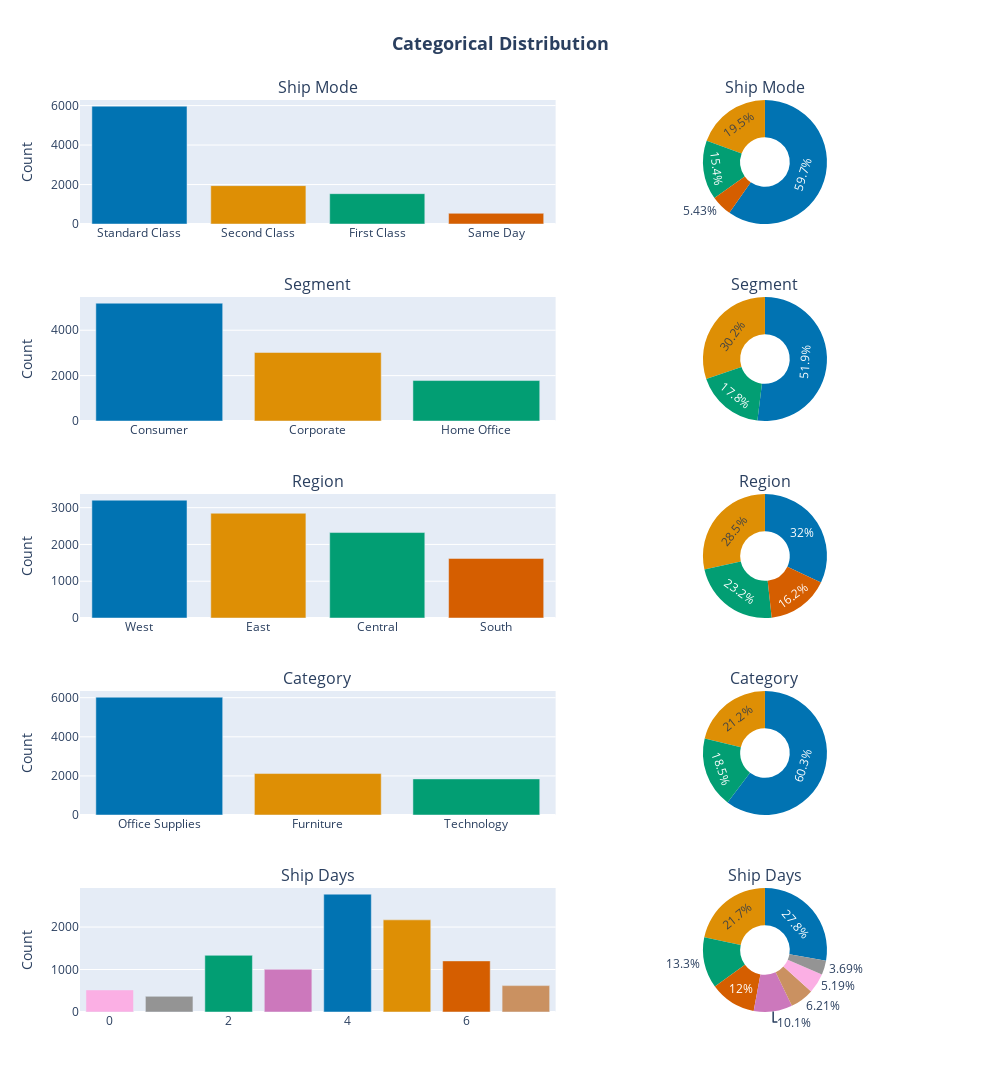

Notebook cell for this chart:
### Code cell
cols = ['ship_mode', 'segment', 'region', 'category', 'ship_days']

fig = make_subplots(
    rows=len(cols),
    cols=2,
    column_widths=[0.65, 0.35],
    specs=[[{"type": "xy"}, {"type": "domain"}] for _ in cols],
    subplot_titles=['Ship Mode', 'Ship Mode', 'Segment', 'Segment', 'Region', 'Region', 'Category', 'Category', 'Ship Days', 'Ship Days'],
    vertical_spacing=0.08
)

for i, col in enumerate(cols, start=1):
    vc = df[col].value_counts()
    pct = vc / vc.sum() * 100

    # 🎨 Colorblind palette cho RIÊNG feature này
    colors = sns.color_palette("colorblind", n_colors=len(vc)).as_hex()

    # LEFT: Bar
    fig.add_trace(
        go.Bar(
            x=vc.index,
            y=vc.values,
            marker=dict(color=colors),
            hovertemplate=(
                f"<b>{col}</b><br>" +
                "Value: %{x}<br>" +
                "Count: %{y}<extra></extra>"
            )
        ),
        row=i,
        col=1
    )

    # RIGHT: Pie (dùng lại đúng colors đó)
    fig.add_trace(
        go.Pie(
            labels=vc.index,
            values=pct.values,
            hole=0.4,
            marker=dict(colors=colors),
            textinfo='percent',
            hovertemplate=(
                f"<b>{col}</b><br>" +
                "Value: %{label}<br>" +
                "Percent: %{value:.1f}%<extra></extra>"
            )
        ),
        row=i,
        col=2
    )

fig.update_layout(
    title=dict(
        text='Categorical Distribution',
        x=0.5,
        font=dict(size=18, weight='bold')
    ),
    height=300 * len(cols),
    width=1000,
    showlegend=False
)
fig.update_xaxes(title_font = dict(size=10), tickfont=dict(size=12))
fig.update_yaxes(title_font = dict(size=10), tickfont=dict(size=12), title='Count')
fig.show()

### Figure 1 — Plotly figure (JSON) as saved in the notebook; plotly's stock layout.template omitted (floating-point values rounded to 4 significant figures)
{"data": [{"hovertemplate": "<b>ship_mode</b><br>Value: %{x}<br>Count: %{y}<extra></extra>", "marker": {"color": ["#0173b2", "#de8f05", "#029e73", "#d55e00"]}, "type": "bar", "x": ["Standard Class", "Second Class", "First Class", "Same Day"], "xaxis": "x", "y": [5968, 1945, 1538, 543], "yaxis": "y"}, {"domain": {"x": [0.685, 1], "y": [0.864, 1.0]}, "hole": 0.4, "hovertemplate": "<b>ship_mode</b><br>Value: %{label}<br>Percent: %{value:.1f}%<extra></extra>", "labels": ["Standard Class", "Second Class", "First Class", "Same Day"], "marker": {"colors": ["#0173b2", "#de8f05", "#029e73", "#d55e00"]}, "textinfo": "percent", "type": "pie", "values": [59.72, 19.46, 15.39, 5.433]}, {"hovertemplate": "<b>segment</b><br>Value: %{x}<br>Count: %{y}<extra></extra>", "marker": {"color": ["#0173b2", "#de8f05", "#029e73"]}, "type": "bar", "x": ["Consumer", "Corporate", "Home Office"], "xaxis": "x2", "y": [5191, 3020, 1783], "yaxis": "y2"}, {"domain": {"x": [0.685, 1], "y": [0.648, 0.784]}, "hole": 0.4, "hovertemplate": "<b>segment</b><br>Value: %{label}<br>Percent: %{value:.1f}%<extra></extra>", "labels": ["Consumer", "Corporate", "Home Office"], "marker": {"colors": ["#0173b2", "#de8f05", "#029e73"]}, "textinfo": "percent", "type": "pie", "values": [51.94, 30.22, 17.84]}, {"hovertemplate": "<b>region</b><br>Value: %{x}<br>Count: %{y}<extra></extra>", "marker": {"color": ["#0173b2", "#de8f05", "#029e73", "#d55e00"]}, "type": "bar", "x": ["West", "East", "Central", "South"], "xaxis": "x3", "y": [3203, 2848, 2323, 1620], "yaxis": "y3"}, {"domain": {"x": [0.685, 1], "y": [0.432, 0.568]}, "hole": 0.4, "hovertemplate": "<b>region</b><br>Value: %{label}<br>Percent: %{value:.1f}%<extra></extra>", "labels": ["West", "East", "Central", "South"], "marker": {"colors": ["#0173b2", "#de8f05", "#029e73", "#d55e00"]}, "textinfo": "percent", "type": "pie", "values": [32.05, 28.5, 23.24, 16.21]}, {"hovertemplate": "<b>category</b><br>Value: %{x}<br>Count: %{y}<extra></extra>", "marker": {"color": ["#0173b2", "#de8f05", "#029e73"]}, "type": "bar", "x": ["Office Supplies", "Furniture", "Technology"], "xaxis": "x4", "y": [6026, 2121, 1847], "yaxis": "y4"}, {"domain": {"x": [0.685, 1], "y": [0.216, 0.352]}, "hole": 0.4, "hovertemplate": "<b>category</b><br>Value: %{label}<br>Percent: %{value:.1f}%<extra></extra>", "labels": ["Office Supplies", "Furniture", "Technology"], "marker": {"colors": ["#0173b2", "#de8f05", "#029e73"]}, "textinfo": "percent", "type": "pie", "values": [60.3, 21.22, 18.48]}, {"hovertemplate": "<b>ship_days</b><br>Value: %{x}<br>Count: %{y}<extra></extra>", "marker": {"color": ["#0173b2", "#de8f05", "#029e73", "#d55e00", "#cc78bc", "#ca9161", "#fbafe4", "#949494"]}, "type": "bar", "x": [4, 5, 2, 6, 3, 7, 0, 1], "xaxis": "x5", "y": [2774, 2169, 1334, 1203, 1005, 621, 519, 369], "yaxis": "y5"}, {"domain": {"x": [0.685, 1], "y": [0, 0.136]}, "hole": 0.4, "hovertemplate": "<b>ship_days</b><br>Value: %{label}<br>Percent: %{value:.1f}%<extra></extra>", "labels": [4, 5, 2, 6, 3, 7, 0, 1], "marker": {"colors": ["#0173b2", "#de8f05", "#029e73", "#d55e00", "#cc78bc", "#ca9161", "#fbafe4", "#949494"]}, "textinfo": "percent", "type": "pie", "values": [27.76, 21.7, 13.35, 12.04, 10.06, 6.214, 5.193, 3.692]}], "layout": {"annotations": [{"font": {"size": 16}, "showarrow": false, "text": "Ship Mode", "x": 0.2925, "xanchor": "center", "xref": "paper", "y": 1.0, "yanchor": "bottom", "yref": "paper"}, {"font": {"size": 16}, "showarrow": false, "text": "Ship Mode", "x": 0.8425, "xanchor": "center", "xref": "paper", "y": 1.0, "yanchor": "bottom", "yref": "paper"}, {"font": {"size": 16}, "showarrow": false, "text": "Segment", "x": 0.2925, "xanchor": "center", "xref": "paper", "y": 0.784, "yanchor": "bottom", "yref": "paper"}, {"font": {"size": 16}, "showarrow": false, "text": "Segment", "x": 0.8425, "xanchor": "center", "xref": "paper", "y": 0.784, "yanchor": "bottom", "yref": "paper"}, {"font": {"size": 16}, "showarrow": false, "text": "Region", "x": 0.2925, "xanchor": "center", "xref": "paper", "y": 0.568, "yanchor": "bottom", "yref": "paper"}, {"font": {"size": 16}, "showarrow": false, "text": "Region", "x": 0.8425, "xanchor": "center", "xref": "paper", "y": 0.568, "yanchor": "bottom", "yref": "paper"}, {"font": {"size": 16}, "showarrow": false, "text": "Category", "x": 0.2925, "xanchor": "center", "xref": "paper", "y": 0.352, "yanchor": "bottom", "yref": "paper"}, {"font": {"size": 16}, "showarrow": false, "text": "Category", "x": 0.8425, "xanchor": "center", "xref": "paper", "y": 0.352, "yanchor": "bottom", "yref": "paper"}, {"font": {"size": 16}, "showarrow": false, "text": "Ship Days", "x": 0.2925, "xanchor": "center", "xref": "paper", "y": 0.136, "yanchor": "bottom", "yref": "paper"}, {"font": {"size": 16}, "showarrow": false, "text": "Ship Days", "x": 0.8425, "xanchor": "center", "xref": "paper", "y": 0.136, "yanchor": "bottom", "yref": "paper"}], "height": 1500, "showlegend": false, "title": {"font": {"size": 18, "weight": "bold"}, "text": "Categorical Distribution", "x": 0.5}, "width": 1000, "xaxis": {"anchor": "y", "domain": [0, 0.585], "tickfont": {"size": 12}, "title": {"font": {"size": 10}}}, "xaxis2": {"anchor": "y2", "domain": [0, 0.585], "tickfont": {"size": 12}, "title": {"font": {"size": 10}}}, "xaxis3": {"anchor": "y3", "domain": [0, 0.585], "tickfont": {"size": 12}, "title": {"font": {"size": 10}}}, "xaxis4": {"anchor": "y4", "domain": [0, 0.585], "tickfont": {"size": 12}, "title": {"font": {"size": 10}}}, "xaxis5": {"anchor": "y5", "domain": [0, 0.585], "tickfont": {"size": 12}, "title": {"font": {"size": 10}}}, "yaxis": {"anchor": "x", "domain": [0.864, 1.0], "tickfont": {"size": 12}, "title": {"text": "Count"}}, "yaxis2": {"anchor": "x2", "domain": [0.648, 0.784], "tickfont": {"size": 12}, "title": {"text": "Count"}}, "yaxis3": {"anchor": "x3", "domain": [0.432, 0.568], "tickfont": {"size": 12}, "title": {"text": "Count"}}, "yaxis4": {"anchor": "x4", "domain": [0.216, 0.352], "tickfont": {"size": 12}, "title": {"text": "Count"}}, "yaxis5": {"anchor": "x5", "domain": [0, 0.136], "tickfont": {"size": 12}, "title": {"text": "Count"}}}}
